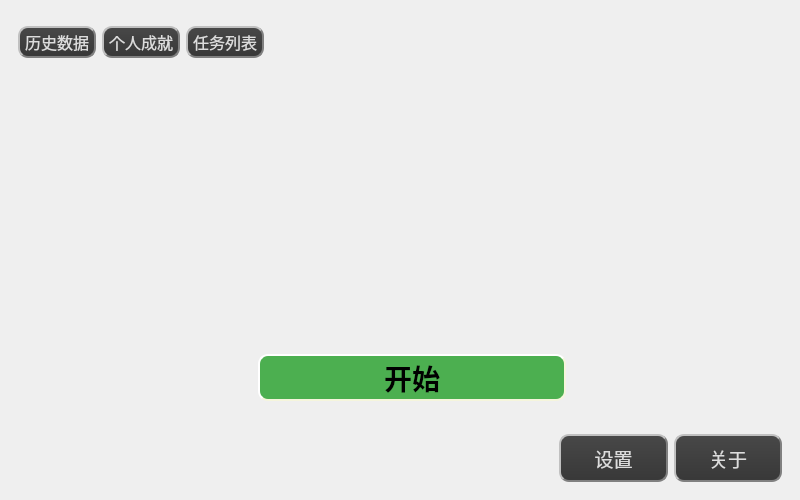
<?xml version="1.0" encoding="UTF-8"?>
<ui version="4.0">
 <class>MainWindow</class>
 <widget class="QMainWindow" name="MainWindow">
  <property name="geometry">
   <rect>
    <x>0</x>
    <y>0</y>
    <width>800</width>
    <height>500</height>
   </rect>
  </property>
  <property name="minimumSize">
   <size>
    <width>800</width>
    <height>500</height>
   </size>
  </property>
  <property name="windowTitle">
   <string>TomClock</string>
  </property>
  <property name="windowIcon">
   <iconset resource="../res.qrc">
    <normaloff>:/images/resourse/images/Icons/Main_Color/tomato1.png</normaloff>:/images/resourse/images/Icons/Main_Color/tomato1.png</iconset>
  </property>
  <property name="layoutDirection">
   <enum>Qt::LeftToRight</enum>
  </property>
  <property name="autoFillBackground">
   <bool>true</bool>
  </property>
  <property name="styleSheet">
   <string notr="true"/>
  </property>
  <widget class="QWidget" name="centralwidget">
   <property name="minimumSize">
    <size>
     <width>600</width>
     <height>400</height>
    </size>
   </property>
   <layout class="QGridLayout" name="gridLayout_2">
    <item row="0" column="0" colspan="2">
     <widget class="QWidget" name="optionalFunction" native="true">
      <property name="sizePolicy">
       <sizepolicy hsizetype="Expanding" vsizetype="Expanding">
        <horstretch>0</horstretch>
        <verstretch>0</verstretch>
       </sizepolicy>
      </property>
      <property name="font">
       <font>
        <family>方正铭石体 简</family>
       </font>
      </property>
      <property name="styleSheet">
       <string notr="true">QPushButton{
background-color: rgb(225, 225, 225);
border:2px groove gray;
border-radius:10px;
padding:2px 4px;
border-style: outset;
}

QPushButton:hover{
background-color:rgb(229, 241, 251); 
color: black;
}

QPushButton:pressed{
background-color:rgb(204, 228, 247);
border-style: inset;
}</string>
      </property>
      <layout class="QHBoxLayout" name="horizontalLayout_2">
       <item>
        <widget class="QPushButton" name="historyData">
         <property name="sizePolicy">
          <sizepolicy hsizetype="Minimum" vsizetype="Fixed">
           <horstretch>0</horstretch>
           <verstretch>0</verstretch>
          </sizepolicy>
         </property>
         <property name="minimumSize">
          <size>
           <width>0</width>
           <height>23</height>
          </size>
         </property>
         <property name="font">
          <font>
           <pointsize>12</pointsize>
          </font>
         </property>
         <property name="styleSheet">
          <string notr="true">.QPushButton,.QToolButton{
color:#DCDCDC;
min-height:15px;
background:qlineargradient(spread:pad,x1:0,y1:0,x2:0,y2:1,stop:0 #484848,stop:1 #383838);
border:2px groove gray;
border-radius:10px;
padding:2px 4px;
border-style: outset;
}

.QPushButton:hover,.QToolButton:hover{
background:qlineargradient(spread:pad,x1:0,y1:0,x2:0,y2:1,stop:0 #646464,stop:1 #525252);
}

.QPushButton:pressed,.QToolButton:pressed{
background:qlineargradient(spread:pad,x1:0,y1:0,x2:0,y2:1,stop:0 #484848,stop:1 #383838);
}</string>
         </property>
         <property name="text">
          <string>历史数据</string>
         </property>
         <property name="icon">
          <iconset resource="../res.qrc">
           <normaloff>:/images/resourse/images/Icons/Default_Color/history.png</normaloff>:/images/resourse/images/Icons/Default_Color/history.png</iconset>
         </property>
         <property name="iconSize">
          <size>
           <width>16</width>
           <height>16</height>
          </size>
         </property>
        </widget>
       </item>
       <item>
        <widget class="QPushButton" name="personalAchievement">
         <property name="sizePolicy">
          <sizepolicy hsizetype="Minimum" vsizetype="Fixed">
           <horstretch>0</horstretch>
           <verstretch>0</verstretch>
          </sizepolicy>
         </property>
         <property name="minimumSize">
          <size>
           <width>0</width>
           <height>23</height>
          </size>
         </property>
         <property name="font">
          <font>
           <pointsize>12</pointsize>
          </font>
         </property>
         <property name="styleSheet">
          <string notr="true">.QPushButton,.QToolButton{
color:#DCDCDC;
min-height:15px;
background:qlineargradient(spread:pad,x1:0,y1:0,x2:0,y2:1,stop:0 #484848,stop:1 #383838);
border:2px groove gray;
border-radius:10px;
padding:2px 4px;
border-style: outset;
}

.QPushButton:hover,.QToolButton:hover{
background:qlineargradient(spread:pad,x1:0,y1:0,x2:0,y2:1,stop:0 #646464,stop:1 #525252);
}

.QPushButton:pressed,.QToolButton:pressed{
background:qlineargradient(spread:pad,x1:0,y1:0,x2:0,y2:1,stop:0 #484848,stop:1 #383838);
}</string>
         </property>
         <property name="text">
          <string>个人成就</string>
         </property>
         <property name="icon">
          <iconset resource="../res.qrc">
           <normaloff>:/images/resourse/images/Icons/Default_Color/achievement.png</normaloff>:/images/resourse/images/Icons/Default_Color/achievement.png</iconset>
         </property>
         <property name="iconSize">
          <size>
           <width>16</width>
           <height>16</height>
          </size>
         </property>
        </widget>
       </item>
       <item>
        <widget class="QPushButton" name="missionList">
         <property name="sizePolicy">
          <sizepolicy hsizetype="Minimum" vsizetype="Fixed">
           <horstretch>0</horstretch>
           <verstretch>0</verstretch>
          </sizepolicy>
         </property>
         <property name="minimumSize">
          <size>
           <width>0</width>
           <height>23</height>
          </size>
         </property>
         <property name="font">
          <font>
           <pointsize>12</pointsize>
          </font>
         </property>
         <property name="styleSheet">
          <string notr="true">.QPushButton,.QToolButton{
color:#DCDCDC;
min-height:15px;
background:qlineargradient(spread:pad,x1:0,y1:0,x2:0,y2:1,stop:0 #484848,stop:1 #383838);
border:2px groove gray;
border-radius:10px;
padding:2px 4px;
border-style: outset;
}

.QPushButton:hover,.QToolButton:hover{
background:qlineargradient(spread:pad,x1:0,y1:0,x2:0,y2:1,stop:0 #646464,stop:1 #525252);
}

.QPushButton:pressed,.QToolButton:pressed{
background:qlineargradient(spread:pad,x1:0,y1:0,x2:0,y2:1,stop:0 #484848,stop:1 #383838);
}</string>
         </property>
         <property name="text">
          <string>任务列表</string>
         </property>
         <property name="icon">
          <iconset resource="../res.qrc">
           <normaloff>:/images/resourse/images/Icons/Default_Color/list.png</normaloff>:/images/resourse/images/Icons/Default_Color/list.png</iconset>
         </property>
         <property name="iconSize">
          <size>
           <width>16</width>
           <height>16</height>
          </size>
         </property>
        </widget>
       </item>
      </layout>
     </widget>
    </item>
    <item row="1" column="0" rowspan="2">
     <spacer name="horizontalSpacer">
      <property name="orientation">
       <enum>Qt::Horizontal</enum>
      </property>
      <property name="sizeType">
       <enum>QSizePolicy::Maximum</enum>
      </property>
      <property name="sizeHint" stdset="0">
       <size>
        <width>106</width>
        <height>278</height>
       </size>
      </property>
     </spacer>
    </item>
    <item row="1" column="1" colspan="4">
     <widget class="QWidget" name="widget" native="true">
      <property name="sizePolicy">
       <sizepolicy hsizetype="Expanding" vsizetype="Expanding">
        <horstretch>0</horstretch>
        <verstretch>0</verstretch>
       </sizepolicy>
      </property>
      <layout class="QGridLayout" name="gridLayout">
       <item row="1" column="0">
        <spacer name="horizontalSpacer_4">
         <property name="orientation">
          <enum>Qt::Horizontal</enum>
         </property>
         <property name="sizeType">
          <enum>QSizePolicy::Fixed</enum>
         </property>
         <property name="sizeHint" stdset="0">
          <size>
           <width>30</width>
           <height>20</height>
          </size>
         </property>
        </spacer>
       </item>
       <item row="0" column="1">
        <spacer name="verticalSpacer_5">
         <property name="orientation">
          <enum>Qt::Vertical</enum>
         </property>
         <property name="sizeType">
          <enum>QSizePolicy::Fixed</enum>
         </property>
         <property name="sizeHint" stdset="0">
          <size>
           <width>20</width>
           <height>20</height>
          </size>
         </property>
        </spacer>
       </item>
       <item row="1" column="1">
        <widget class="QPushButton" name="startIcon">
         <property name="sizePolicy">
          <sizepolicy hsizetype="Expanding" vsizetype="Expanding">
           <horstretch>0</horstretch>
           <verstretch>0</verstretch>
          </sizepolicy>
         </property>
         <property name="minimumSize">
          <size>
           <width>350</width>
           <height>200</height>
          </size>
         </property>
         <property name="text">
          <string/>
         </property>
         <property name="icon">
          <iconset resource="../res.qrc">
           <normaloff>:/images/resourse/images/Icons/Main_Color/tomato1.png</normaloff>:/images/resourse/images/Icons/Main_Color/tomato1.png</iconset>
         </property>
         <property name="iconSize">
          <size>
           <width>200</width>
           <height>200</height>
          </size>
         </property>
         <property name="flat">
          <bool>true</bool>
         </property>
        </widget>
       </item>
       <item row="1" column="2">
        <spacer name="horizontalSpacer_5">
         <property name="orientation">
          <enum>Qt::Horizontal</enum>
         </property>
         <property name="sizeType">
          <enum>QSizePolicy::Fixed</enum>
         </property>
         <property name="sizeHint" stdset="0">
          <size>
           <width>30</width>
           <height>20</height>
          </size>
         </property>
        </spacer>
       </item>
       <item row="2" column="1">
        <spacer name="verticalSpacer_6">
         <property name="orientation">
          <enum>Qt::Vertical</enum>
         </property>
         <property name="sizeType">
          <enum>QSizePolicy::Fixed</enum>
         </property>
         <property name="sizeHint" stdset="0">
          <size>
           <width>20</width>
           <height>20</height>
          </size>
         </property>
        </spacer>
       </item>
      </layout>
     </widget>
    </item>
    <item row="1" column="5" rowspan="2">
     <spacer name="horizontalSpacer_2">
      <property name="orientation">
       <enum>Qt::Horizontal</enum>
      </property>
      <property name="sizeType">
       <enum>QSizePolicy::Maximum</enum>
      </property>
      <property name="sizeHint" stdset="0">
       <size>
        <width>106</width>
        <height>278</height>
       </size>
      </property>
     </spacer>
    </item>
    <item row="2" column="1" colspan="4">
     <widget class="QWidget" name="widget_2" native="true">
      <layout class="QHBoxLayout" name="horizontalLayout_3">
       <item>
        <spacer name="horizontalSpacer_6">
         <property name="orientation">
          <enum>Qt::Horizontal</enum>
         </property>
         <property name="sizeType">
          <enum>QSizePolicy::Fixed</enum>
         </property>
         <property name="sizeHint" stdset="0">
          <size>
           <width>105</width>
           <height>20</height>
          </size>
         </property>
        </spacer>
       </item>
       <item>
        <widget class="QPushButton" name="startText">
         <property name="sizePolicy">
          <sizepolicy hsizetype="Expanding" vsizetype="Expanding">
           <horstretch>0</horstretch>
           <verstretch>0</verstretch>
          </sizepolicy>
         </property>
         <property name="minimumSize">
          <size>
           <width>84</width>
           <height>34</height>
          </size>
         </property>
         <property name="font">
          <font>
           <family>方正铭石体 简</family>
           <pointsize>-1</pointsize>
           <italic>false</italic>
           <bold>true</bold>
           <kerning>true</kerning>
          </font>
         </property>
         <property name="styleSheet">
          <string notr="true">QPushButton {
    background-color: #4CAF50;
    border-style: outset;
    border-width: 2px;
    border-radius: 10px;
    border-color: beige;
    font: bold 28px;
    min-width: 80px;
    min-height: 30px;
}

QPushButton:hover {
    background-color: #3e8e41;
}

QPushButton:pressed {
    background-color: #2e6b2e;
}</string>
         </property>
         <property name="text">
          <string>开始</string>
         </property>
         <property name="iconSize">
          <size>
           <width>20</width>
           <height>20</height>
          </size>
         </property>
        </widget>
       </item>
       <item>
        <spacer name="horizontalSpacer_7">
         <property name="orientation">
          <enum>Qt::Horizontal</enum>
         </property>
         <property name="sizeType">
          <enum>QSizePolicy::Fixed</enum>
         </property>
         <property name="sizeHint" stdset="0">
          <size>
           <width>104</width>
           <height>20</height>
          </size>
         </property>
        </spacer>
       </item>
      </layout>
     </widget>
    </item>
    <item row="3" column="0" rowspan="2">
     <spacer name="verticalSpacer_2">
      <property name="orientation">
       <enum>Qt::Vertical</enum>
      </property>
      <property name="sizeType">
       <enum>QSizePolicy::Maximum</enum>
      </property>
      <property name="sizeHint" stdset="0">
       <size>
        <width>106</width>
        <height>44</height>
       </size>
      </property>
     </spacer>
    </item>
    <item row="3" column="1" rowspan="2" colspan="2">
     <spacer name="verticalSpacer">
      <property name="orientation">
       <enum>Qt::Vertical</enum>
      </property>
      <property name="sizeType">
       <enum>QSizePolicy::Maximum</enum>
      </property>
      <property name="sizeHint" stdset="0">
       <size>
        <width>218</width>
        <height>44</height>
       </size>
      </property>
     </spacer>
    </item>
    <item row="3" column="3" colspan="3">
     <spacer name="verticalSpacer_4">
      <property name="orientation">
       <enum>Qt::Vertical</enum>
      </property>
      <property name="sizeType">
       <enum>QSizePolicy::Maximum</enum>
      </property>
      <property name="sizeHint" stdset="0">
       <size>
        <width>248</width>
        <height>9</height>
       </size>
      </property>
     </spacer>
    </item>
    <item row="4" column="3">
     <spacer name="horizontalSpacer_3">
      <property name="orientation">
       <enum>Qt::Horizontal</enum>
      </property>
      <property name="sizeType">
       <enum>QSizePolicy::Preferred</enum>
      </property>
      <property name="sizeHint" stdset="0">
       <size>
        <width>105</width>
        <height>28</height>
       </size>
      </property>
     </spacer>
    </item>
    <item row="4" column="4" colspan="2">
     <widget class="QWidget" name="settingAndAbout" native="true">
      <property name="sizePolicy">
       <sizepolicy hsizetype="Expanding" vsizetype="Expanding">
        <horstretch>0</horstretch>
        <verstretch>0</verstretch>
       </sizepolicy>
      </property>
      <property name="font">
       <font>
        <family>方正铭石体 简</family>
       </font>
      </property>
      <property name="styleSheet">
       <string notr="true">QPushButton{
background-color: rgb(225, 225, 225);
border:2px groove gray;
border-radius:10px;
padding:2px 4px;
border-style: outset;
}

QPushButton:hover{
background-color:rgb(229, 241, 251); 
color: black;
}

QPushButton:pressed{
background-color:rgb(204, 228, 247);
border-style: inset;
}</string>
      </property>
      <layout class="QHBoxLayout" name="horizontalLayout">
       <item>
        <widget class="QPushButton" name="settings">
         <property name="sizePolicy">
          <sizepolicy hsizetype="Minimum" vsizetype="Expanding">
           <horstretch>0</horstretch>
           <verstretch>0</verstretch>
          </sizepolicy>
         </property>
         <property name="font">
          <font>
           <pointsize>14</pointsize>
          </font>
         </property>
         <property name="styleSheet">
          <string notr="true">.QPushButton,.QToolButton{
color:#DCDCDC;
min-height:15px;
background:qlineargradient(spread:pad,x1:0,y1:0,x2:0,y2:1,stop:0 #484848,stop:1 #383838);
border:2px groove gray;
border-radius:10px;
padding:2px 4px;
border-style: outset;
}

.QPushButton:hover,.QToolButton:hover{
background:qlineargradient(spread:pad,x1:0,y1:0,x2:0,y2:1,stop:0 #646464,stop:1 #525252);
}

.QPushButton:pressed,.QToolButton:pressed{
background:qlineargradient(spread:pad,x1:0,y1:0,x2:0,y2:1,stop:0 #484848,stop:1 #383838);
}</string>
         </property>
         <property name="text">
          <string>设置</string>
         </property>
         <property name="icon">
          <iconset resource="../res.qrc">
           <normaloff>:/images/resourse/images/Icons/Default_Color/setting.png</normaloff>:/images/resourse/images/Icons/Default_Color/setting.png</iconset>
         </property>
         <property name="iconSize">
          <size>
           <width>20</width>
           <height>20</height>
          </size>
         </property>
        </widget>
       </item>
       <item>
        <widget class="QPushButton" name="aboutTeam">
         <property name="sizePolicy">
          <sizepolicy hsizetype="Minimum" vsizetype="Expanding">
           <horstretch>0</horstretch>
           <verstretch>0</verstretch>
          </sizepolicy>
         </property>
         <property name="font">
          <font>
           <pointsize>14</pointsize>
          </font>
         </property>
         <property name="styleSheet">
          <string notr="true">.QPushButton,.QToolButton{
color:#DCDCDC;
min-height:15px;
background:qlineargradient(spread:pad,x1:0,y1:0,x2:0,y2:1,stop:0 #484848,stop:1 #383838);
border:2px groove gray;
border-radius:10px;
padding:2px 4px;
border-style: outset;
}

.QPushButton:hover,.QToolButton:hover{
background:qlineargradient(spread:pad,x1:0,y1:0,x2:0,y2:1,stop:0 #646464,stop:1 #525252);
}

.QPushButton:pressed,.QToolButton:pressed{
background:qlineargradient(spread:pad,x1:0,y1:0,x2:0,y2:1,stop:0 #484848,stop:1 #383838);
}</string>
         </property>
         <property name="text">
          <string>关于</string>
         </property>
         <property name="icon">
          <iconset resource="../res.qrc">
           <normaloff>:/images/resourse/images/Icons/Default_Color/about.png</normaloff>:/images/resourse/images/Icons/Default_Color/about.png</iconset>
         </property>
         <property name="iconSize">
          <size>
           <width>20</width>
           <height>20</height>
          </size>
         </property>
        </widget>
       </item>
      </layout>
     </widget>
    </item>
    <item row="0" column="2" colspan="4">
     <spacer name="verticalSpacer_3">
      <property name="orientation">
       <enum>Qt::Vertical</enum>
      </property>
      <property name="sizeType">
       <enum>QSizePolicy::Maximum</enum>
      </property>
      <property name="sizeHint" stdset="0">
       <size>
        <width>358</width>
        <height>19</height>
       </size>
      </property>
     </spacer>
    </item>
   </layout>
  </widget>
 </widget>
 <resources>
  <include location="../res.qrc"/>
 </resources>
 <connections/>
</ui>
